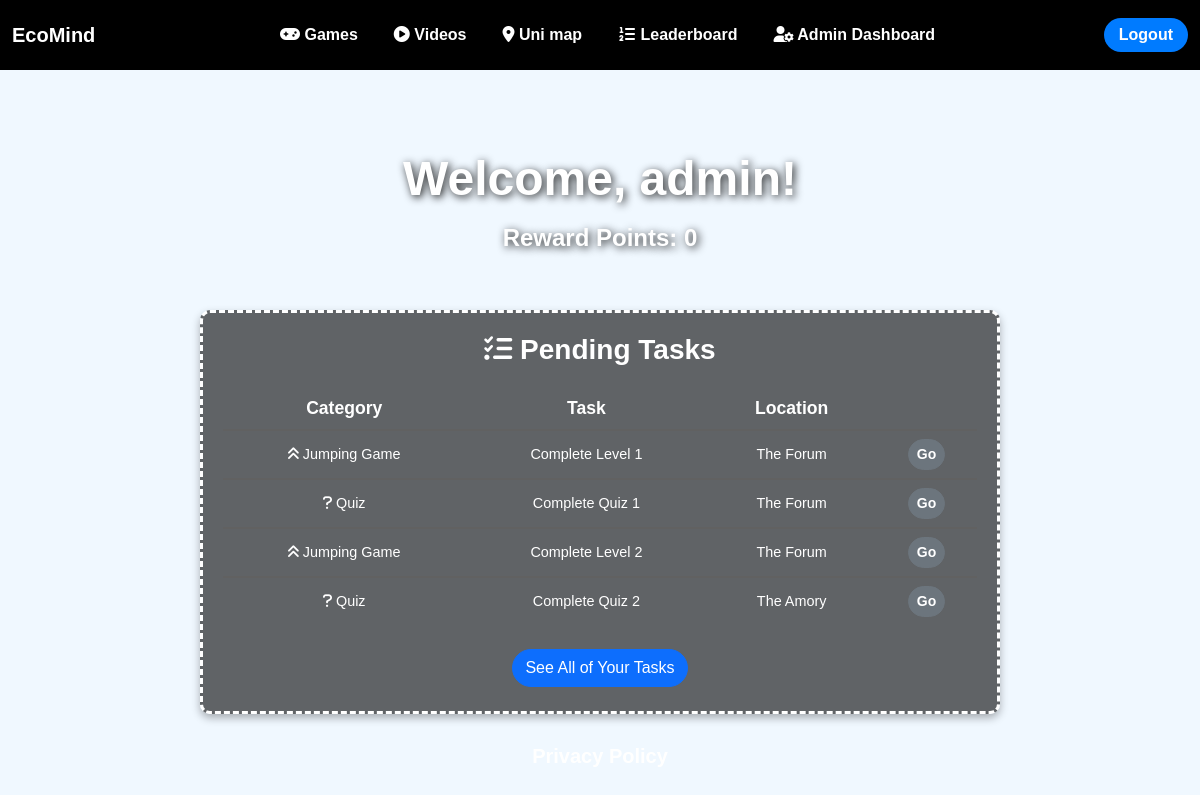
The app's page /home/ (signed in), older data.
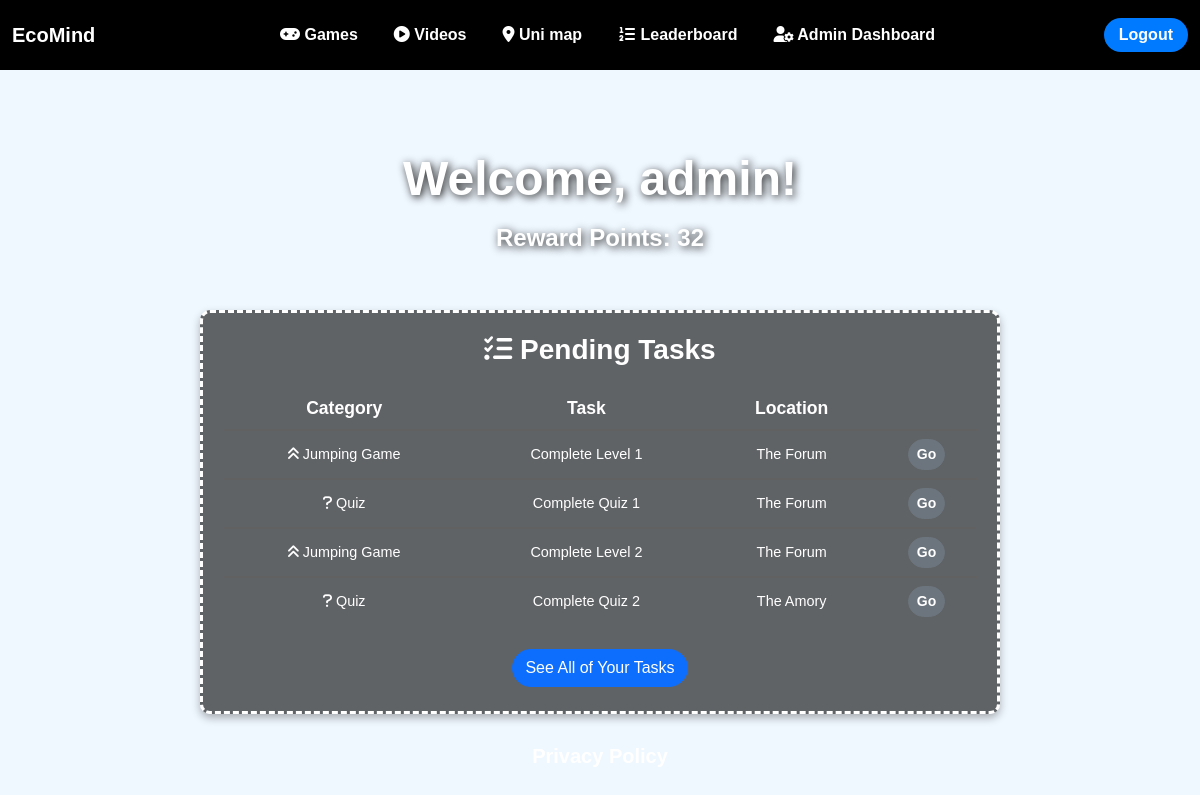
The same page, newer data.
### core_app/models.py (models this page shows)
class UserAccount(AbstractUser):
    '''
    example of how to add additional attributes
    pts = models.PositiveIntegerField(default=0)
    '''
    reward_pts = models.PositiveIntegerField(default=0)
    account_type = models.CharField(
        max_length=10, choices=[(tag.value, tag.name) for tag in AccountType], default=AccountType.USER.value
    )
    def __str__(self):
        return self.username

### core_app/views.py (the view)
# urls.py: path('home/', views.home_view, name='home'),
def home_view(request):
    task_data = [
        ['fas fa-angle-double-up', 'Jumping Game', 'Complete Level 1', 'The Forum', 'jumping_game'],
        ['fas fa-question', 'Quiz', 'Complete Quiz 1', 'The Forum', 'quizzes:quiz'],
        ['fas fa-angle-double-up', 'Jumping Game', 'Complete Level 2', 'The Forum', 'jumping_game'],
        ['fas fa-question', 'Quiz', 'Complete Quiz 2', 'The Amory', 'quizzes:quiz'],
        ['fas fa-question', 'Quiz', 'Complete Quiz 3', 'The Amory', 'quizzes:quiz'],
        ['fas fa-angle-double-up', 'Jumping Game', 'Complete Level 3', 'The Amory', 'jumping_game'],
        ['fas fa-question', 'Quiz', 'Complete Quiz 4', 'Streatham Court', 'quizzes:quiz'],
    ]
    return render(request, 'core_app/home.html', {'user': request.user, 'task_data' : task_data})

### core_app/templates/core_app/home.html (shortened to what this page needs)
{% extends 'core_app/base.html' %}
{% load static %}
{% block body_content %}
{% include 'core_app/navbar.html' %}
<div class="main-banner">
    <p class="display-5 fw-bold" style="text-align: center;">
    {% if user.is_authenticated %}
        Welcome, {{ user }}!
    {% else %}
        Welcome!
    {% endif %}
    </p>
    {% if user.is_authenticated %}
        <p class="h4 fw-bold" style="text-align: center;">Reward Points: {{ user.reward_pts }}</p>
    {% else %}
        <p class="h4 fw-bold" style="text-align: center;">Log In To See Your Reward Points</p>
    {% endif %}
</div>
<div class="task-container">
    <h3 class="mb-3 fw-bold text-white"><i class="fa fa-tasks"></i> Pending Tasks</h3>
    <table class="task-table">
        <thead>
            <tr class="py-2">
                <th scope="col">Category</th>
                <th scope="col">Task</th>
                <th scope="col">Location</th>
                <th scope="col"></th>
            </tr>
        </thead>
        <tbody>
            {% for task in task_data|slice:"4" %}
                <tr>
                    <td><i class="{{ task.0 }}"></i> {{ task.1 }}</td>
                    <td>{{ task.2 }}</td>
                    <td>{{ task.3 }}</td>
                    {% url task.4 as go_url %}
                    <td><a class="btn btn-sm btn-secondary fw-bold rounded-pill" href="{{ go_url }}">Go</a></td>
                </tr>
            {% endfor %}
        </tbody>
    </table>
    <button type="button" class="btn btn-primary rounded-pill my-1" data-bs-toggle="modal" data-bs-target="#taskModal">
        See All of Your Tasks
    </button>
</div>
<p style="width: 100%;"><a href="{% url 'privacy_policy' %}" class="privacy-policy h5">Privacy Policy</a></p>
{% endblock %}

Row changes from the older to the newer data that the page shows:
changed UserAccount "admin": reward_pts "0" → "32"
